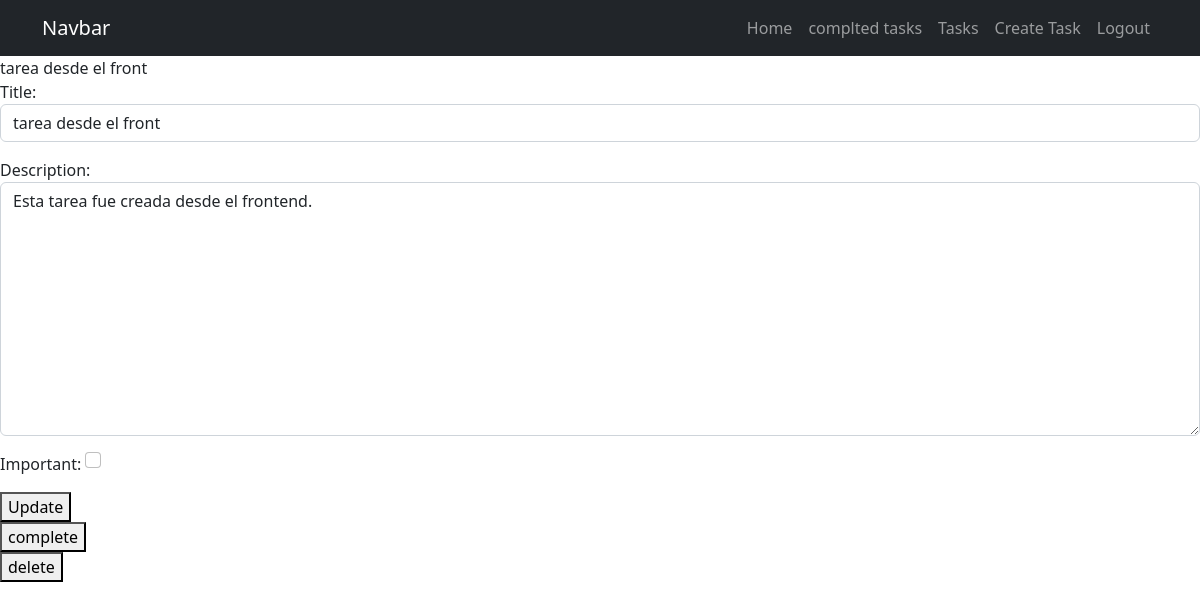
Page /tasks/2/ (signed in) on the committed database.
### tasks/models.py (models this page shows, shortened)
class Task(models.Model):
    title = models.CharField(max_length=200)
    description = models.TextField(max_length=1000)
    created = models.DateTimeField(auto_now_add=True)
    datecompleted = models.DateTimeField(null=True, blank=True)
    important = models.BooleanField(default=False)
    user = models.ForeignKey(User, on_delete=models.CASCADE)

### tasks/views.py (the view, shortened to what this page needs)
# urls.py: path('tasks/<int:task_id>', views.task_detail, name='task_detail'),
@login_required
def task_detail(request, task_id):
    if request.method == 'GET':
        task = get_object_or_404(Task, pk=task_id, user=request.user)
        form = TaskForm(instance=task) #le paso el objeto que crea una instancia de la tarea y lo muestra en el formulario
        return render(request, 'task_detail.html', {'task': task, 'form': form})

### tasks/forms.py
class TaskForm(forms.ModelForm):
    class Meta:
        model = Task
        fields = ['title', 'description', 'important']
        widgets = {
            'title': forms.TextInput(attrs={'class': 'form-control', 'placeholder': 'Titulo'}),
            'description': forms.Textarea(attrs={'class': 'form-control', 'placeholder': 'La descripción'}),
            'important': forms.CheckboxInput(attrs={'class': 'form-check-input m-auto'}),
        }

### django-notes-master/django-notes-master/tasks/templates/task_detail.html (shortened to what this page needs)
{% extends 'base.html' %}
{% block content %}
{{task.title}}
<form method="POST">
  {{form.as_p}}
  <button>
    Update
  </button>
</form>
<form action="{% url 'complete_task' task.id %}" method="POST">
  <button>
    complete
  </button>
</form>
<form action="{% url 'delete_task' task.id %}" method="POST">
  <button>
    delete
  </button>
</form>
{% endblock %}

### rows in the picture
Task: title "tarea desde el front", description "Esta tarea fue creada desde el frontend."
